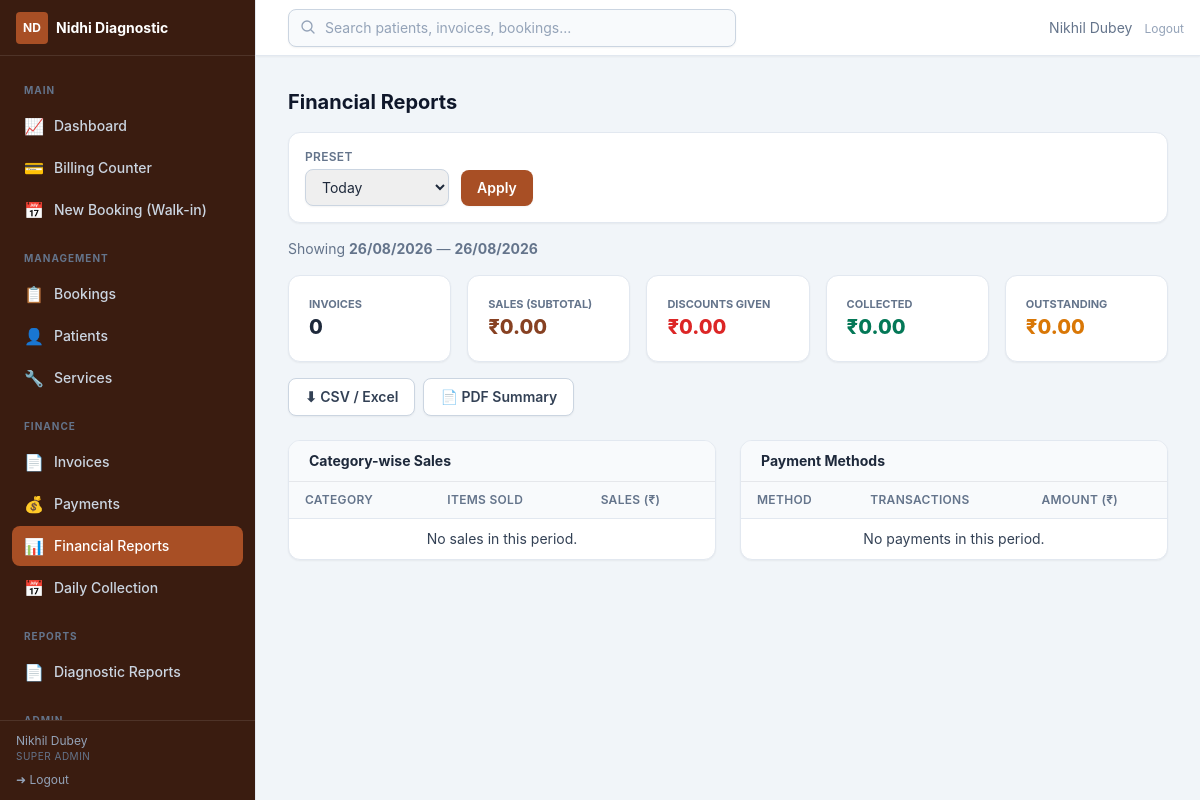
Page /admin/reports/financial/ (signed in) on the committed database.
### app/utils/helpers.py (models this page shows, shortened)
class Setting(db.Model):
    __tablename__ = "settings"
    key = db.Column(db.String(64), primary_key=True)
    value = db.Column(db.Text, nullable=False, default="")
    updated_at = db.Column(
        db.DateTime, default=lambda: datetime.now(timezone.utc).replace(tzinfo=None),
        onupdate=lambda: datetime.now(timezone.utc).replace(tzinfo=None),
    )
    updated_by = db.Column(db.Integer, db.ForeignKey("users.id", ondelete="SET NULL"))

### app/models/user.py (models this page shows, shortened)
class TimestampMixin:
    created_at = db.Column(db.DateTime, default=utcnow, nullable=False)
    updated_at = db.Column(db.DateTime, default=utcnow, onupdate=utcnow)

class User(db.Model, TimestampMixin, UserMixin):
    __tablename__ = "users"
    id = db.Column(db.Integer, primary_key=True)
    username = db.Column(db.String(64), unique=True, nullable=False, index=True)
    email = db.Column(db.String(254), unique=True)
    full_name = db.Column(db.String(128), nullable=False)
    password_hash = db.Column(db.String(256), nullable=False)
    role_id = db.Column(db.Integer, db.ForeignKey("roles.id"), nullable=False)
    is_active = db.Column(db.Boolean, default=True, nullable=False)
    last_login_at = db.Column(db.DateTime)
    role = db.relationship("Role", lazy="selectin")
    def has_permission(self, *codes) -> bool:
        if not self.role:
            return False
        if self.role.name == "super_admin":
            return True
        return bool(set(codes) & self.role.codes)

class Role(db.Model):
    __tablename__ = "roles"
    id = db.Column(db.Integer, primary_key=True)
    name = db.Column(db.String(32), unique=True, nullable=False, index=True)
    label = db.Column(db.String(64))
    permissions = db.relationship(
        "Permission", secondary="role_permissions", back_populates="roles",
        lazy="selectin",
    )

### app/admin/finreports.py (the view)
@finreports_bp.route("/")
@login_required
@permission_required("finreports.view")
def index():
    start, end = _range_from_args(request.args)
    s_dt, e_dt = _bounds(start, end)
    inv_q = Invoice.query.filter(
        Invoice.created_at.between(s_dt, e_dt),
        Invoice.status.in_(["finalized", "partially_paid", "paid"]))
    invoices = inv_q.all()
    totals = {
        "count": len(invoices),
        "sales": sum(float(i.subtotal or 0) for i in invoices),
        "discounts": sum(float(i.discount_amount or 0) for i in invoices),
        "tax": sum(float(i.tax_total or 0) for i in invoices),
        "other": sum(float(i.other_charges or 0) for i in invoices),
        "grand": sum(float(i.grand_total or 0) for i in invoices),
        "paid": sum(float(i.amount_paid or 0) for i in invoices),
        "outstanding": sum(float(i.balance_due or 0) for i in invoices),
    }
    cat_rows = (
        db.session.query(
            ServiceCategory.name,
            func.sum(InvoiceItem.line_subtotal),
            func.count(InvoiceItem.id),
        )
        .join(InvoiceItem.service)
        .join(Invoice, InvoiceItem.invoice_id == Invoice.id)
        .filter(Invoice.status.in_(["finalized", "partially_paid", "paid"]),
                Invoice.created_at.between(s_dt, e_dt))
        .group_by(ServiceCategory.name).all()
    )
    category_breakdown = [
        {"name": r[0], "sales": float(r[1] or 0), "items": int(r[2])}
        for r in cat_rows
    ]
    pm_rows = (
        db.session.query(Payment.method, func.sum(Payment.amount), func.count(Payment.id))
        .filter(Payment.paid_at.between(s_dt, e_dt))
        .group_by(Payment.method).all()
    )
    from app.models.billing import PAYMENT_METHODS
    method_names = dict(PAYMENT_METHODS)
    method_breakdown = [
        {"method": method_names.get(r[0], r[0]), "amount": float(r[1] or 0),
         "count": int(r[2])}
        for r in pm_rows
    ]
    return render_template("admin/finreports/index.html",
                           start=start, end=end,
                           presets=["today", "yesterday", "week", "month", "custom"],
                           totals=totals,
                           category_breakdown=category_breakdown,
                           method_breakdown=method_breakdown)

### app/admin/finreports.py (called while the page is built, shortened)
def _range_from_args(args):
    preset = args.get("preset") or "today"
    today = date.today()
    if preset == "yesterday":
        d = today - timedelta(days=1)
        return d, d
    if preset == "week":
        start = today - timedelta(days=today.weekday())
        return start, today
    if preset == "month":
        return today.replace(day=1), today
    return today, today  # today

def _bounds(start: date, end: date):
    s = datetime(start.year, start.month, start.day)
    e = datetime(end.year, end.month, end.day) + timedelta(days=1)
    return s, e

### app/models/user.py (called while the page is built)
@login_manager.user_loader
def load_user(user_id):
    return db.session.get(User, int(user_id))

### app/utils/helpers.py (called while the page is built)
def get_setting(key, default=""):
    row = db.session.get(Setting, key)
    if row is not None:
        return row.value
    return SETTING_DEFAULTS.get(key, default)

def inr(amount) -> str:
    try:
        amount = float(amount or 0)
    except (TypeError, ValueError):
        amount = 0.0
    s = f"{amount:,.2f}"
    return f"\u20b9{s}"

def fmt_date(d):
    if isinstance(d, datetime):
        d = d.date()
    if isinstance(d, date):
        return d.strftime("%d/%m/%Y")
    return ""

def permission_required(*permissions):
    def decorator(view):
        @wraps(view)
        def wrapped(*args, **kwargs):
            if not current_user.is_authenticated:
                return redirect(url_for("auth.login", next=request.url))
            if not current_user.has_permission(*permissions):
                abort(403)
            return view(*args, **kwargs)
        return wrapped
    return decorator

### app/templates/admin/finreports/index.html (shortened to what this page needs)
{% extends "admin/base.html" %}
{% block content %}
<h1 class="text-xl font-bold text-slate-900">Financial Reports</h1>
<form method="get" class="card mt-4 flex flex-wrap items-end gap-3 p-4">
  <div>
    <label class="label">Preset</label>
    <select name="preset" id="presetSel" class="input w-36" onchange="document.getElementById('customDates').style.display=this.value==='custom'?'flex':'none'">
      {% for p in presets %}<option value="{{ p }}" {% if (request.args.get('preset') or 'today') == p %}selected{% endif %}>{{ p|capitalize }}</option>{% endfor %}
    </select>
  </div>
  <button class="btn-primary px-4">Apply</button>
</form>
<p class="mt-4 text-sm text-slate-500">
  Showing <strong>{{ fmt_date(start) }}</strong> &mdash; <strong>{{ fmt_date(end) }}</strong>
</p>
<div class="mt-4 grid gap-4 sm:grid-cols-2 lg:grid-cols-5">
  <div class="card p-5"><p class="text-[11px] font-bold uppercase text-slate-500">Invoices</p><p class="text-xl font-extrabold">{{ totals.count }}</p></div>
  <div class="card p-5"><p class="text-[11px] font-bold uppercase text-slate-500">Sales (Subtotal)</p><p class="text-xl font-extrabold text-brand-800">{{ inr(totals.sales) }}</p></div>
  <div class="card p-5"><p class="text-[11px] font-bold uppercase text-slate-500">Discounts Given</p><p class="text-xl font-extrabold text-red-600">{{ inr(totals.discounts) }}</p></div>
  <div class="card p-5"><p class="text-[11px] font-bold uppercase text-slate-500">Collected</p><p class="text-xl font-extrabold text-emerald-700">{{ inr(totals.paid) }}</p></div>
  <div class="card p-5"><p class="text-[11px] font-bold uppercase text-slate-500">Outstanding</p><p class="text-xl font-extrabold text-amber-600">{{ inr(totals.outstanding) }}</p></div>
</div>
<div class="mt-4 flex flex-wrap gap-2">
  <a href="{{ url_for('finreports.export', preset=request.args.get('preset','today'), from=request.args.get('from'), to=request.args.get('to'), format='csv') }}" class="btn-secondary text-sm">&#11015; CSV / Excel</a>
  <a href="{{ url_for('finreports.export', preset=request.args.get('preset','today'), from=request.args.get('from'), to=request.args.get('to'), format='pdf') }}" class="btn-secondary text-sm">&#128196; PDF Summary</a>
</div>
<div class="mt-6 grid gap-6 lg:grid-cols-2">
  <div class="card overflow-hidden">
    <div class="border-b bg-slate-50 px-5 py-2.5"><h2 class="text-sm font-bold text-slate-800">Category-wise Sales</h2></div>
    <div class="overflow-x-auto">
    <table class="table-base table-responsive">
      <thead><tr><th>Category</th><th>Items Sold</th><th>Sales (₹)</th></tr></thead>
      <tbody>
        {% for row in category_breakdown %}
        <tr><td data-label="Category">{{ row.name }}</td><td data-label="Items Sold">{{ row.items }}</td><td data-label="Sales" class="font-mono">{{ inr(row.sales) }}</td></tr>
        {% else %}<tr><td colspan="3" class="px-4 py-6 text-center text-sm text-slate-400">No sales in this period.</td></tr>{% endfor %}
      </tbody>
    </table>
    </div>
  </div>
  <div class="card overflow-hidden">
    <div class="border-b bg-slate-50 px-5 py-2.5"><h2 class="text-sm font-bold text-slate-800">Payment Methods</h2></div>
    <div class="overflow-x-auto">
    <table class="table-base table-responsive">
      <thead><tr><th>Method</th><th>Transactions</th><th>Amount (₹)</th></tr></thead>
      <tbody>
        {% for row in method_breakdown %}
        <tr><td data-label="Method">{{ row.method }}</td><td data-label="Transactions">{{ row.count }}</td><td data-label="Amount" class="font-mono">{{ inr(row.amount) }}</td></tr>
        {% else %}<tr><td colspan="3" class="px-4 py-6 text-center text-sm text-slate-400">No payments in this period.</td></tr>{% endfor %}
      </tbody>
    </table>
    </div>
  </div>
</div>
{% endblock %}

### app/templates/admin/base.html (shortened to what this page needs)
{% extends "base.html" %}
{% block body %}
<div class="flex h-screen bg-slate-100" x-data="{ sidebar: window.innerWidth >= 1024 }"
     @resize.window="sidebar = window.innerWidth >= 1024"
     @keydown.escape.window="if (window.innerWidth < 1024) sidebar = false">
  <aside class="fixed inset-y-0 left-0 z-30 flex w-64 flex-col border-r border-slate-200 bg-brand-950 text-slate-200 transition-transform duration-300 ease-in-out lg:translate-x-0"
         :class="sidebar ? 'translate-x-0' : '-translate-x-full'">
    <div class="flex h-14 items-center justify-between gap-2 border-b border-white/10 px-4">
      <div class="flex min-w-0 items-center gap-2">
        <span class="flex h-8 w-8 flex-none items-center justify-center rounded bg-brand-700 text-xs font-bold text-white">ND</span>
        <span class="truncate text-sm font-bold text-white">{{ center_name() }}</span>
      </div>
    </div>
    <nav class="flex-1 space-y-0.5 overflow-y-auto p-3 text-sm">
      {% macro nav_item(href, label, icon, perm='dashboard.view') -%}
        {% if current_user.has_permission(perm) %}
        <a href="{{ href }}" @click="if (window.innerWidth < 1024) sidebar = false" class="flex items-center gap-2.5 rounded-lg px-3 py-2 font-medium transition
          {% if request.path.rstrip('/') == href.rstrip('/') %}bg-brand-700 text-white{% else %}text-slate-300 hover:bg-white/5 hover:text-white{% endif %}">
          <span class="text-base">{{ icon | safe }}</span>{{ label }}
        </a>
        {% endif %}
      {%- endmacro %}
      <p class="px-3 pt-3 pb-1 text-[10px] font-bold uppercase tracking-widest text-slate-500">Main</p>
      {{ nav_item(url_for('admin_dash.dashboard'), 'Dashboard', '&#128200;') }}
      {{ nav_item(url_for('billing.counter'), 'Billing Counter', '&#128179;', 'billing.manage') }}
      {{ nav_item(url_for('bookings.create'), 'New Booking (Walk-in)', '&#128197;', 'bookings.manage') }}
      <p class="px-3 pt-4 pb-1 text-[10px] font-bold uppercase tracking-widest text-slate-500">Management</p>
      {{ nav_item(url_for('bookings.index'), 'Bookings', '&#128203;', 'bookings.manage') }}
      {{ nav_item(url_for('patients.index'), 'Patients', '&#128100;', 'patients.manage') }}
      {{ nav_item(url_for('services.index'), 'Services', '&#128295;', 'services.manage') }}
      <p class="px-3 pt-4 pb-1 text-[10px] font-bold uppercase tracking-widest text-slate-500">Finance</p>
      {{ nav_item(url_for('invoices.index'), 'Invoices', '&#128196;', 'billing.manage') }}
      {{ nav_item(url_for('payments.index'), 'Payments', '&#128176;', 'payments.manage') }}
      {{ nav_item(url_for('finreports.index'), 'Financial Reports', '&#128202;', 'finreports.view') }}
      {{ nav_item(url_for('finreports.daily_collection'), 'Daily Collection', '&#128197;', 'finreports.view') }}
      <p class="px-3 pt-4 pb-1 text-[10px] font-bold uppercase tracking-widest text-slate-500">Reports</p>
      {{ nav_item(url_for('reports.index'), 'Diagnostic Reports', '&#128196;', 'reports.manage') }}
      <p class="px-3 pt-4 pb-1 text-[10px] font-bold uppercase tracking-widest text-slate-500">Admin</p>
    </nav>
    <div class="border-t border-white/10 px-4 py-3">
      <div class="text-xs text-slate-400 truncate">{{ current_user.full_name }}</div>
      <div class="text-[10px] uppercase tracking-wider text-slate-500">{{ current_user.role.label if current_user.role else current_user.role_name }}</div>
      <a href="{{ url_for('auth.logout') }}" class="mt-2 flex items-center gap-1.5 text-xs text-slate-400 hover:text-white">
        &#10140; Logout
      </a>
    </div>
  </aside>
  <div class="flex flex-1 flex-col pl-0 lg:pl-64">
    <header class="sticky top-0 z-20 flex h-14 items-center justify-between border-b border-slate-200 bg-white px-4 shadow-sm">
      <div class="relative ml-4 hidden max-w-md flex-1 sm:block" x-data="globalSearch()">
        <input type="text" x-model="q" @input.debounce.350ms="doSearch()"
               placeholder="Search patients, invoices, bookings..." class="input w-full bg-slate-50 pl-9" />
        <svg class="absolute left-3 top-2.5 h-4 w-4 text-slate-400" fill="none" stroke="currentColor" stroke-width="2" viewBox="0 0 24 24"><path stroke-linecap="round" stroke-linejoin="round" d="M21 21l-5.197-5.197m0 0A7.5 7.5 0 105.196 5.196a7.5 7.5 0 0010.607 10.607z"/></svg>
      </div>
      <div class="flex items-center gap-3 text-sm">
        <span class="hidden text-slate-500 md:inline">{{ current_user.full_name }}</span>
        <form method="post" action="{{ url_for('auth.logout') }}">
          <button type="submit" class="text-xs text-slate-400 hover:text-red-600">Logout</button>
        </form>
      </div>
    </header>
    <div class="flex-1 overflow-y-auto p-4 sm:p-6 lg:p-8">
      {% block content %}{% endblock %}
    </div>
  </div>
</div>
{% endblock %}

### rows in the picture
Setting: value "Nidhi Diagnostic"
User: full_name "Nikhil Dubey"
Role: role "SUPER ADMIN"

### other values in the picture
{{ icon | safe }} "📈 💳 📅 📋 👤 🔧 📄 💰 📊 📅 📄"
{{ label }} "Dashboard Billing Counter New Booking (Walk-in) Bookings Patients Services Invoices Payments Financial Reports Daily Collection Diagnostic Reports"
{{ fmt_date(start) }} "26/08/2026"
{{ fmt_date(end) }} "26/08/2026"
{{ totals.count }} "0"
{{ inr(totals.sales) }} "₹0.00"
{{ inr(totals.discounts) }} "₹0.00"
{{ inr(totals.paid) }} "₹0.00"
{{ inr(totals.outstanding) }} "₹0.00"
form field preset "Today"
